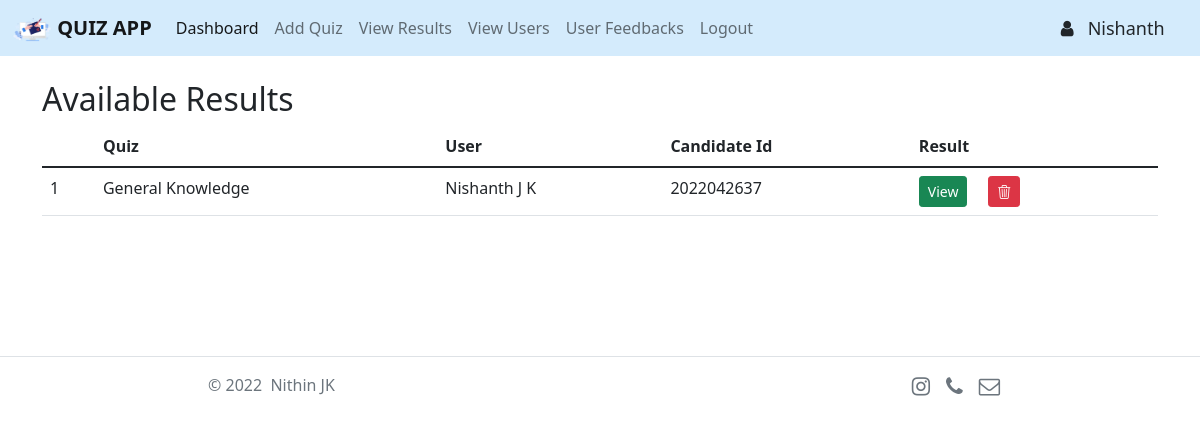
Screenshot of /view_results/Nishanth/ (signed in) with the database file from the repository.
### users/models.py (models this page shows, shortened)
class Users(models.Model):
    fname = models.CharField(max_length=100)
    lname = models.CharField(max_length=100)
    email = models.EmailField(max_length=100)
    def __str__(self):
        return self.fname+ ' ' +self.lname

class Results(models.Model):
    quiz_id = models.ForeignKey(Quizzes, blank=False, null=False, on_delete=models.CASCADE)
    user_id = models.ForeignKey(Users, blank=False, null=False, on_delete=models.CASCADE)
    candidate_id = models.CharField('Candidate Id', max_length=100)
    score = models.FloatField()
    max_mark = models.IntegerField()
    tot_questions =models.IntegerField()
    correct_answers = models.IntegerField()
    wrong_answers = models.IntegerField()
    date = models.DateField('Date Attended')
    class Meta:
        ordering = ('-date',)

class Quizzes(models.Model):
    title = models.CharField('Quiz Title', max_length=100)
    tot_questions = models.IntegerField()
    mark_for_correct = models.FloatField()
    mark_for_wrong = models.FloatField()
    max_time = models.IntegerField()
    max_mark = models.IntegerField()
    date_added = models.DateField('Date Added')
    attendees = models.ManyToManyField(Users, blank=True)
    def __str__(self):
        return self.title
    class Meta:
        ordering = ('-date_added',)

### site_admin/views.py (the view, shortened to what this page needs)
# urls.py: path('view_results/<name>/', admin_views.view_results, name='view_results'),
@login_required(login_url='home')
def view_results(request, name):
    current_user = User.objects.get(pk=request.user.id)
    if current_user.is_superuser == True:
        if request.method == 'POST':
            uid = request.POST['uid']
            qid = request.POST['qid']
            user = Users.objects.get(pk=uid)
            token = generate_token.make_token(user)
            user_id = urlsafe_base64_encode(force_bytes(uid))
            quiz_id = urlsafe_base64_encode(force_bytes(qid))
            return redirect('generate_result', user_id, quiz_id, token)
        else:
            role = 'admin'
            notification = Notifications.objects.filter(to=role, status=1)
            feedcount = 0
            resultcount = 0
            usercount = 0
            results = Results.objects.all
            return render(request, 'admin/view_results.html', {'role':role, 'feedcount':feedcount, 'resultcount':resultcount, 'usercount':usercount, 'current_year': current_year, 'uname':name, 'results':results,})
    else:
        return redirect('home')

### templates/admin/view_results.html (shortened to what this page needs)
{% include 'header.html' %}
{% block content %}
<div class="container">
    <h2>Available Results</h2>
    {% if results %}
    <table class="table">
        <thead>
            <tr>
                <th></th>
                <th>Quiz</th>
                <th>User</th>
                <th>Candidate Id</th>
                <th>Result</th>
            </tr>
        </thead>
        <tbody>
            {% for item in results %}
            <tr>
                <form method="post" action="{% url 'view_results' uname %}">
                    <td>{{ forloop.counter }}</td>
                    <td>{{ item.quiz_id }} <input type="hidden" name="qid" value="{{ item.quiz_id.id }}"></td>
                    <td>{{ item.user_id }} <input type="hidden" name="uid" value="{{ item.user_id.id }}"></td>
                    <td>{{ item.candidate_id }}</td>
                    <td>
                        <input type="submit" class="btn btn-success btn-sm" value="View">&nbsp;&nbsp;&nbsp;&nbsp;
                        <a id="delete" href="{% url 'delete_result' item.id uname %}" class="btn btn-danger btn-sm"
                            title="Delete Result"
                            onclick="return confirm('Are you sure ? This action can`t be undone !')"><i
                                class="bi bi-trash3"></i></a>
                    </td>
                </form>
            </tr>
            {% endfor %}
        </tbody>
    </table>
    {% else %}
    <br>
    <p>No results available. &nbsp;:(</p>
    {% endif %}
</div>
{% endblock %}
{% include 'footer.html' %}

### templates/header.html (shortened to what this page needs)
{% load static %}
<!doctype html>
<html lang="en">
<head>
    <link href="https://cdn.jsdelivr.net/npm/bootstrap@5.1.3/dist/css/bootstrap.min.css" rel="stylesheet"
>
    <link rel="stylesheet" href="https://cdn.jsdelivr.net/npm/bootstrap-icons@1.8.1/font/bootstrap-icons.css">
    <link href="https://maxcdn.bootstrapcdn.com/font-awesome/4.6.3/css/font-awesome.min.css" rel="stylesheet"
>
    <link rel="stylesheet" type="text/css" href="{% static 'css/loader.css' %}">
</head>
<body>
    <nav class="navbar navbar-expand-lg navbar-light" style="background-color: #d4ebfc;">
        <div class="container-fluid">
            <a class="navbar-brand" href="{% url 'home' %}"><b><img src="{% static 'img/logo.webp' %}" height="25"
                        width="40"> QUIZ APP</b></a>
            <div class="collapse navbar-collapse" id="navbarSupportedContent">
                <ul class="navbar-nav me-auto mb-2 mb-lg-0">
                    {% if role == 'admin' %}
                    <li class="nav-item">
                        <a class="nav-link active" aria-current="page" href="{% url 'admin_dashboard' uname %}">
                            Dashboard
                        </a>
                    </li>
                    <li class="nav-item">
                        <a class="nav-link" href="{% url 'add_quiz' uname %}">
                            Add Quiz
                        </a>
                    </li>
                    <li class="nav-item">
                        <a class="nav-link" href="{% url 'result_notify' uname %}">
                            <span class="notification">
                                View Results
                            </span>
                        </a>
                    </li>
                    <li class="nav-item">
                        <a class="nav-link" href="{% url 'user_notify' uname %}">
                            <span class="notification">
                                View Users
                            </span>
                        </a>
                    </li>
                    <li class="nav-item">
                        <a class="nav-link" href="{% url 'feed_notify' uname %}">
                            <span class="notification">
                                User Feedbacks
                            </span>
                        </a>
                    </li>
                    <li class="nav-item">
                        <a class="nav-link" href="{% url 'signout' %}">
                            Logout
                        </a>
                    </li>
                </ul>
                <div class="d-flex">
                    <ul class="navbar-nav me-auto mb-2 mb-lg-0">
                        <li style="font-size: large;"><i class="fa fa-user" aria-hidden="true"></i>&nbsp;&nbsp;
                            {{ uname }} &nbsp;&nbsp;&nbsp;&nbsp;</li>
                    </ul>
                </div>
                {% endif %}
            </div>
        </div>
    </nav>
    <br>
    <div style="height: 100%;">

### templates/header.html (style rules this page uses)
.notification { position: relative; display: flex; }

### rows the page displays
Users: fname "Nishanth"
Results: quiz_id "General Knowledge", user_id "Nishanth J K", candidate_id "2022042637"

### other values shown
{{ current_year }} "2022"
